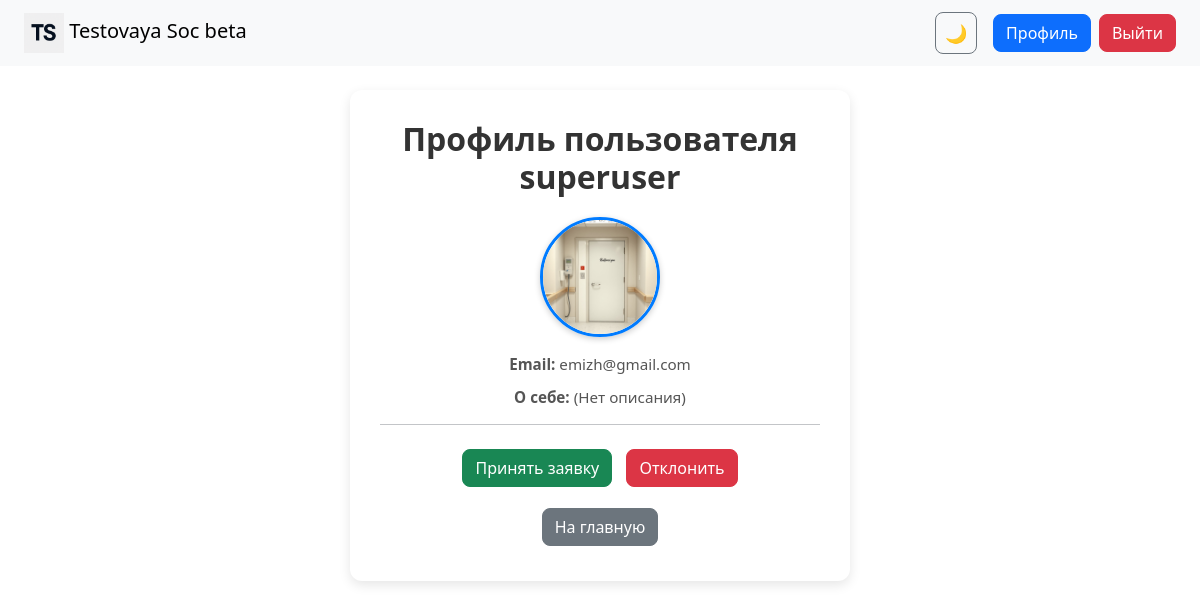
Page /user/superuser/ (signed in) on the committed database.
### social/models.py (models this page shows, shortened)
class User(AbstractUser):
    bio = models.TextField(blank=True, null=True, verbose_name="О себе")
    avatar = models.ImageField(upload_to="avatars/", blank=True, null=True, verbose_name="Аватар")

### social/views.py (the view)
# urls.py: path("user/<str:username>/", views.user_profile, name="user_profile"),
@login_required
def user_profile(request, username):
    profile_user = get_object_or_404(User, username=username)
    friendship = Friendship.objects.filter(
        Q(from_user=request.user, to_user=profile_user) |
        Q(from_user=profile_user, to_user=request.user)
    ).first()
    friendship_status = "none"
    friendship_id = None
    if friendship:
        friendship_id = friendship.id
        if friendship.status == "accepted":
            friendship_status = "friends"
        elif friendship.from_user == request.user:
            friendship_status = "pending"
        elif friendship.to_user == request.user and friendship.status == "pending":
            friendship_status = "incoming"
    return render(request, "social/user_profile.html", {
        "profile_user": profile_user,
        "friendship_status": friendship_status,
        "friendship_id": friendship_id
    })

### social/templates/social/user_profile.html (shortened to what this page needs)
{% extends "base.html" %}
{% block content %}
<div class="container profile-user mt-4">
    <h2>Профиль пользователя {{ profile_user.username }}</h2>
    {% if profile_user.avatar %}
        <img src="{{ profile_user.avatar.url }}" class="profile-avatar mb-3"
             style="width:120px; height:120px; border-radius:50%; object-fit:cover;">
    {% endif %}
    <p><strong>Email:</strong> {{ profile_user.email }}</p>
    <p><strong>О себе:</strong> {{ profile_user.bio|default:"(Нет описания)" }}</p>
    <hr>
    {% if profile_user != request.user %}
        {% if friendship_status == "none" %}
            <form action="{% url 'send_friend_request' profile_user.username %}" method="post" class="d-inline">
                {% csrf_token %}
                <button type="submit" class="btn btn-primary mt-2">
                    Добавить в друзья
                </button>
            </form>
        {% elif friendship_status == "pending" %}
            <p class="text-muted mt-2">✅ Запрос отправлен (ожидает подтверждения)</p>
        {% elif friendship_status == "incoming" %}
            <form action="{% url 'accept_friend_request' friendship_id %}" method="post" class="d-inline">
                <button type="submit" class="btn btn-success mt-2">
                    Принять заявку
                </button>
            </form>
            <form action="{% url 'reject_friend_request' friendship_id %}" method="post" class="d-inline">
                <button type="submit" class="btn btn-danger mt-2">
                    Отклонить
                </button>
            </form>
        {% endif %}
    {% else %}
        <a href="{% url 'friends_list' %}" class="btn btn-info mt-2">
            👥 Мои друзья
        </a>
    {% endif %}
    <br>
    <a href="{% url 'index' %}" class="btn btn-secondary mt-3">На главную</a>
</div>
{% endblock %}

### social/static/css/style.css (style rules this page uses)
body { background-color: #f9f9f9; font-family: 'Segoe UI', Tahoma, Geneva, Verdana, sans-serif; }
button, .btn { border-radius: 8px !important; }
.profile-avatar { width: 100px; height: 100px; border-radius: 50%; object-fit: cover; margin-bottom: 15px; box-shadow: 0 2px 6px rgba(0,0,0,0.2); }
.profile-card, .container.profile-user { max-width: 500px; margin: 0 auto; padding: 30px; background-color: #fff; border-radius: 12px; box-shadow: 0 4px 12px rgba(0, 0, 0, 0.1); text-align: center; }
.profile-avatar { width: 120px; height: 120px; border-radius: 50%; object-fit: cover; margin-bottom: 15px; border: 3px solid #007bff; }
.profile-card h2, .container.profile-user h2 { font-weight: 600; margin-bottom: 20px; color: #333; }
.profile-card p, .container.profile-user p { font-size: 0.95rem; margin-bottom: 10px; color: #555; }
.profile-card .btn, .container.profile-user .btn { margin: 5px; }

### social/static/css/theme.css (style rules this page uses)
:root { --bg-color: #ffffff; --text-color: #111827; --card-color: #f8f9fa; --muted: #6b7280; --accent: #0d6efd; }
body { background: var(--bg-color); color: var(--text-color); transition: background 0.45s cubic-bezier(.2,.8,.2,1), color 0.45s cubic-bezier(.2,.8,.2,1); }
.profile-avatar { width: 120px; height: 120px; border-radius: 50%; object-fit: cover; }

### rows in the picture
User: username "superuser", avatar (picture), email "emizh@gmail.com", bio "(Нет описания)"
